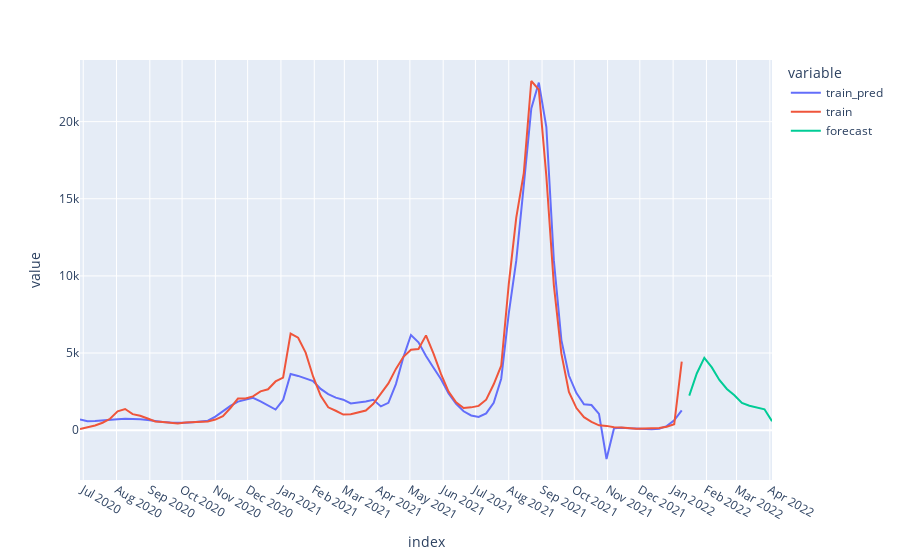

Notebook cell for this chart:
### Code cell
X_train = X[X.index <= last_date]
y_train = y[y.index <= last_date]
y_train_index = y_train.index

y_pred = model.predict(X_train)
y_pred = sc.inverse_transform(y_pred).ravel()
y_pred = pd.Series(y_pred, index=y_train_index, name='train_pred')
y_train = sc.inverse_transform(y_train.values.reshape(-1, 1)).ravel()
y_train = pd.Series(y_train, index=y_train_index, name='train')

rmse = np.sqrt( mean_squared_error(y_train, y_pred) )
print('RMSE: {:.5}'.format(rmse))

X_forecast = X[X.index > last_date]
y_forecast = y[y.index > last_date]
y_forecast_index = y_forecast.index

y_forecast = model.predict(X_forecast)
y_forecast = sc.inverse_transform(y_forecast).ravel()
y_forecast = pd.Series(y_forecast, index=y_forecast_index, name='forecast')

# plt.plot(y_pred, label='train pred')
# plt.plot(y_train, label='test')
# plt.plot(y_forecast, label='forecast')
# plt.legend()

fig = px.line(pd.concat([y_pred, y_train, y_forecast], axis=1))
fig.update_layout({
    'xaxis': {
        'dtick': 'M1'
    }
})
fig.show()
